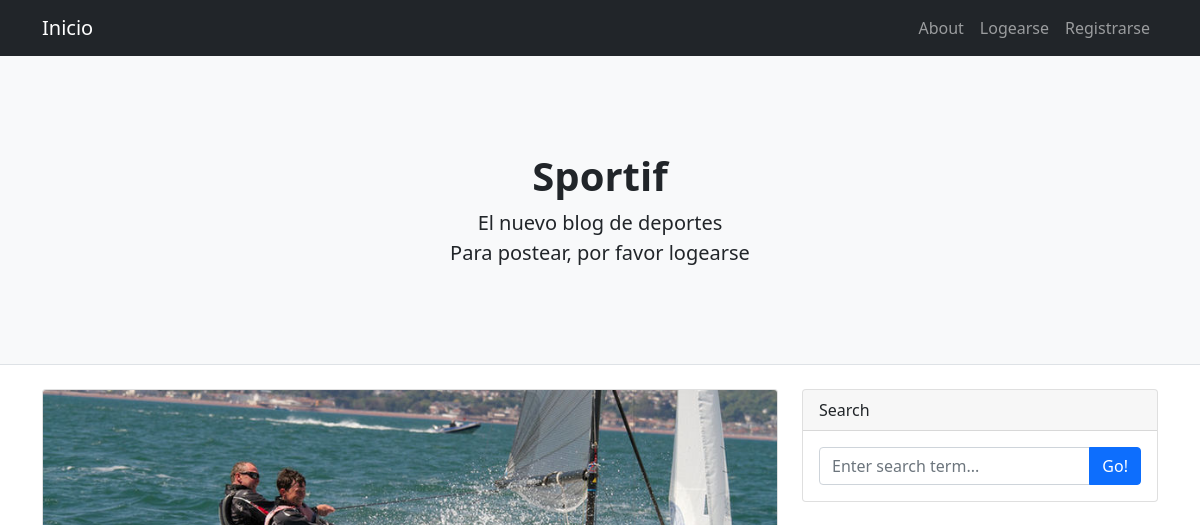
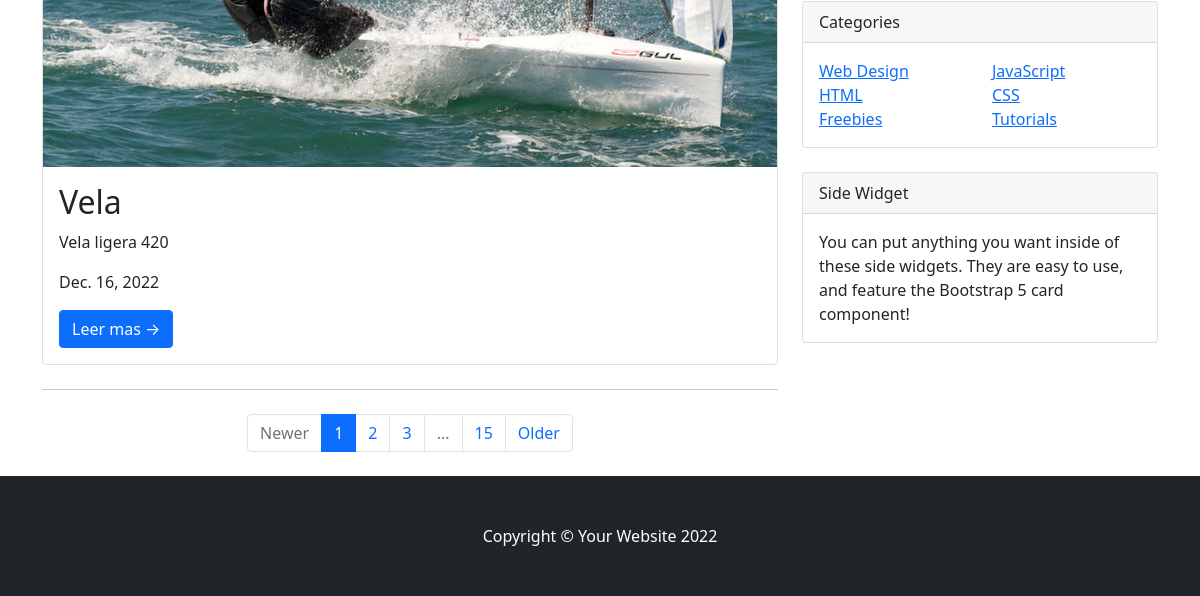
Before: / with the older database file (2 pictures, top to bottom).
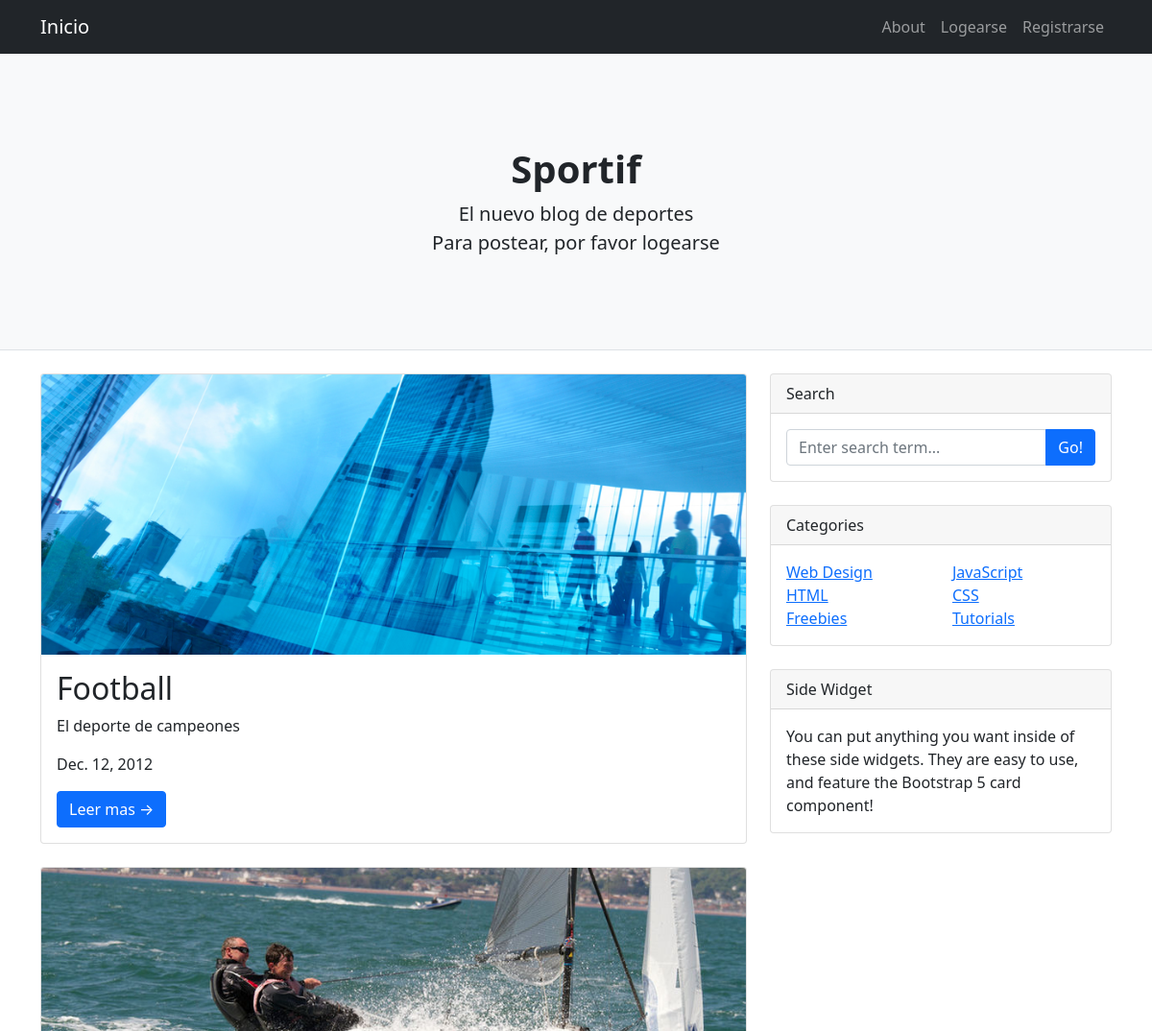
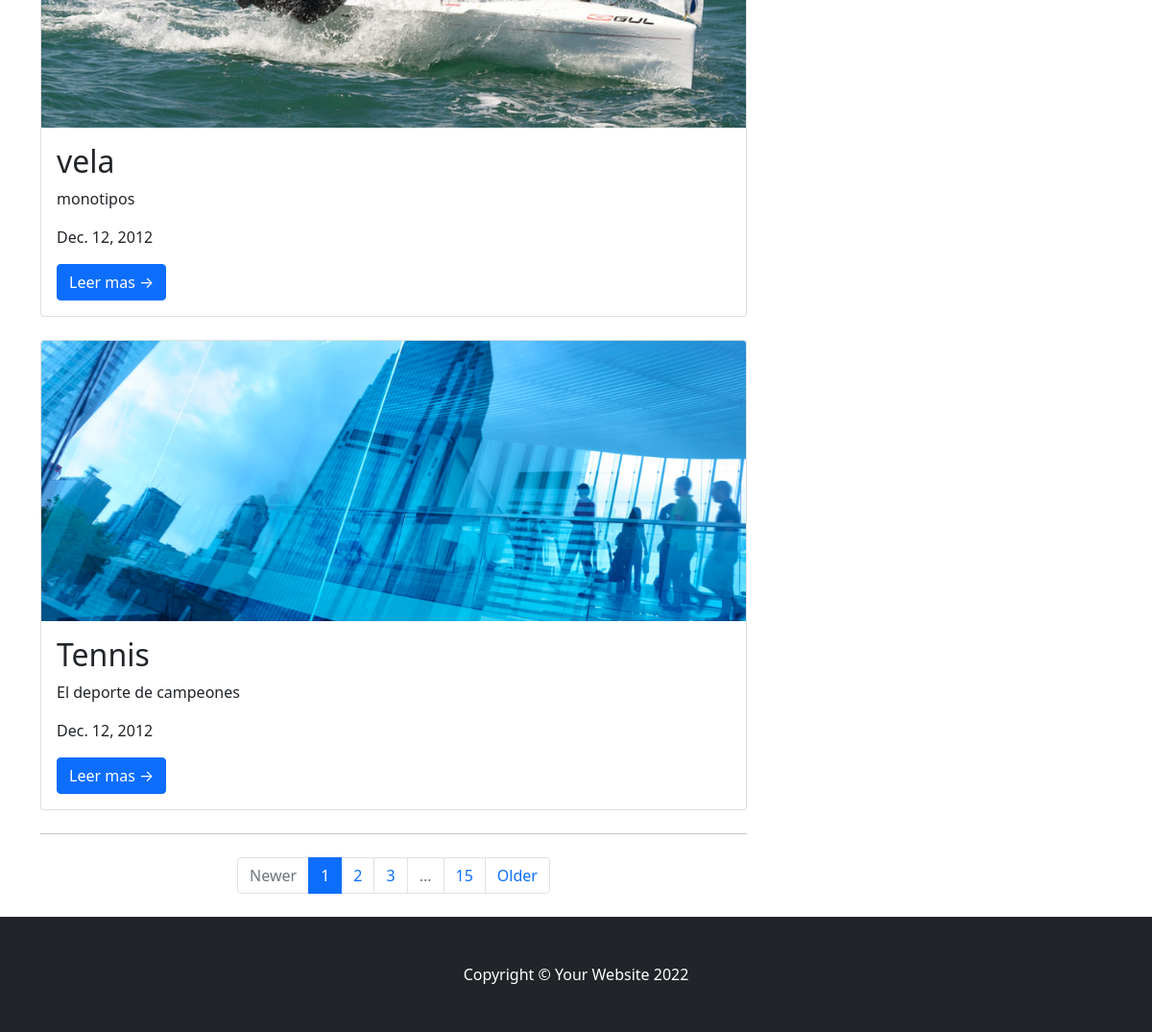
After: the same page with the newer database file (2 pictures, top to bottom).
### blog/models.py (models this page shows, shortened)
class Post(models.Model):
    titulo=models.CharField(max_length=30)
    subtitulo=models.CharField(max_length=30,null=True)
    autor=models.CharField(max_length=30,null=True)
    fecha=models.DateField()
    texto=models.TextField(max_length=200)
    imagen=models.ImageField()

### blog/views.py (the view)
# urls.py: path('', inicio ,name='inicio'),
def inicio(request):
    posts=Post.objects.all()
    return render(request, 'blog/inicio.html',{'posts':posts})

### blog/templates/blog/inicio.html (shortened to what this page needs)
{% extends 'blog/padre.html' %}
{% load static %}
{% block titulo %}
<h1 class="fw-bolder">Sportif</h1>
<p class="lead mb-0">El nuevo blog de deportes</p>
<p class="lead mb-0">Para postear, por favor logearse</p>
{% endblock %}
{% block pagina %}
<div class="container">
    <div class="row">
        <div class="col-lg-8">
            {% for post in posts %}
                <div class="card mb-4">
                    <a href="#!"><img class="card-img-top" src="{{ post.imagen.url }}" alt="..." /></a>
                    <div class="card-body">
                        <h2 class="card-title">{{ post.titulo }}</h2>
                        <p class="card-text">{{ post.subtitulo }}</p>
                        <p class="card-text">{{ post.fecha }}</p>
                        <a class="btn btn-primary" href={% url 'leer_mas' post.id %}>Leer mas →</a>
                    </div>
                </div>
            {% endfor %}
            <nav aria-label="Pagination">
                <hr class="my-0" />
                <ul class="pagination justify-content-center my-4">
                    <li class="page-item disabled"><a class="page-link" href="#" tabindex="-1" aria-disabled="true">Newer</a></li>
                    <li class="page-item active" aria-current="page"><a class="page-link" href="#!">1</a></li>
                    <li class="page-item"><a class="page-link" href="#!">2</a></li>
                    <li class="page-item"><a class="page-link" href="#!">3</a></li>
                    <li class="page-item disabled"><a class="page-link" href="#!">...</a></li>
                    <li class="page-item"><a class="page-link" href="#!">15</a></li>
                    <li class="page-item"><a class="page-link" href="#!">Older</a></li>
                </ul>
            </nav>
        </div>
        <div class="col-lg-4">
            <div class="card mb-4">
                <div class="card-header">Search</div>
                <div class="card-body">
                    <div class="input-group">
                        <input class="form-control" type="text" placeholder="Enter search term..." aria-label="Enter search term..." aria-describedby="button-search" />
                        <button class="btn btn-primary" id="button-search" type="button">Go!</button>
                    </div>
                </div>
            </div>
            <div class="card mb-4">
                <div class="card-header">Categories</div>
                <div class="card-body">
                    <div class="row">
                        <div class="col-sm-6">
                            <ul class="list-unstyled mb-0">
                                <li><a href="#!">Web Design</a></li>
                                <li><a href="#!">HTML</a></li>
                                <li><a href="#!">Freebies</a></li>
                            </ul>
                        </div>
                        <div class="col-sm-6">
                            <ul class="list-unstyled mb-0">
                                <li><a href="#!">JavaScript</a></li>
                                <li><a href="#!">CSS</a></li>
                                <li><a href="#!">Tutorials</a></li>
                            </ul>
                        </div>
                    </div>
                </div>
            </div>
            <div class="card mb-4">
                <div class="card-header">Side Widget</div>
                <div class="card-body">You can put anything you want inside of these side widgets. They are easy to use, and feature the Bootstrap 5 card component!</div>
            </div>
        </div>
    </div>
</div>
{% endblock %}

### blog/templates/blog/padre.html (shortened to what this page needs)
<!DOCTYPE html>
<html lang="en">
    <head>
        {% load static %}
        <link href="{% static 'blog/css/styles.css' %}" rel="stylesheet" />
    </head>
    <body>
        <nav class="navbar navbar-expand-lg navbar-dark bg-dark">
            <div class="container">
                <a class="navbar-brand" href={% url 'inicio' %}>Inicio</a>
                <div class="collapse navbar-collapse" id="navbarSupportedContent">
                    <ul class="navbar-nav ms-auto mb-2 mb-lg-0">
                        <li class="nav-item"><a class="nav-link" href={% url 'about' %}>About</a></li>
                        {% if user.is_authenticated %}
                        <li class="nav-item"><a class="nav-link" href={% url 'logout' %}>Deslogearse</a></li>
                        <li class="nav-item"><a class="nav-link" href={% url 'crear' %}>Postear</a></li>
                        {% else %}
                        <li class="nav-item"><a class="nav-link" href={% url 'login' %}>Logearse</a></li>
                        <li class="nav-item"><a class="nav-link" href={% url 'register' %}>Registrarse</a></li>
                        {% endif %}
                    </ul>
                </div>
            </div>
        </nav>
        <header class="py-5 bg-light border-bottom mb-4">
            <div class="container">
                <div class="text-center my-5">
                    {% block titulo %}
                    {% endblock %}
                </div>
            </div>
        </header>
        {% block pagina %}
        {% endblock %}
        <footer class="py-5 bg-dark">
            <div class="container"><p class="m-0 text-center text-white">Copyright &copy; Your Website 2022</p></div>
        </footer>
    </body>
</html>

Changed rows visible on the page:
removed Post: imagen (picture), titulo "Vela", subtitulo "Vela ligera 420", fecha "Dec. 16, 2022"
added Post: imagen (picture), titulo "Football", subtitulo "El deporte de campeones", fecha "Dec. 12, 2012"
added Post: imagen (picture), titulo "vela", subtitulo "monotipos", fecha "Dec. 12, 2012"
added Post: imagen (picture), titulo "Tennis", subtitulo "El deporte de campeones", fecha "Dec. 12, 2012"
